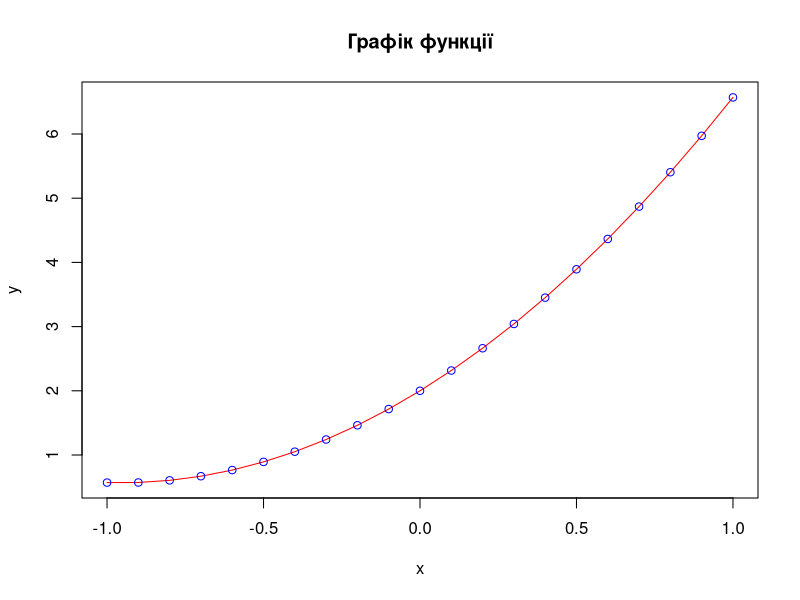
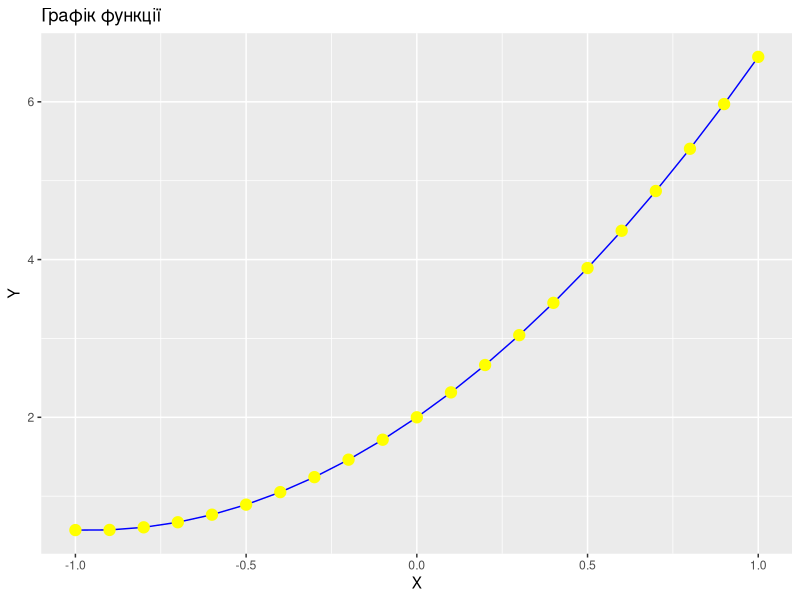

Here is the R script that generated these plots, in order:
## ---- chunk 1

# Задаємо параметри функції
b0 <- 2
b1 <- 3
b2 <- 1.57

# Задаємо область визначення

x <- seq(-1, 1, .1)
y <- b0 + b1 * x + b2 * x^2

plot(x, y,
     type = "l",
     col = "red",
     main = "Графік функції",
     xlab = "x",
     ylab = "y"
     )
points(x, y,
       col = "blue")

df <- data.frame(x = x, y = y) # створюємо таблицю даних

## ---- chunk 2
library(ggplot2)
# Задаємо параметри функції
b0 <- 2
b1 <- 3
b2 <- 1.57

# Задаємо область визначення

x <- seq(-1, 1, .1)
y <- b0 + b1 * x + b2 * x^2

df <- data.frame(x = x, y = y) # створюємо таблицю даних

ggplot(df, aes(x = x, y = y)) +
  geom_line(color = "blue") +     # Лінія графіка
  geom_point(color = "yellow", size = 3.5) +   # Точки на графіку
    labs(title = "Графік функції", 
       x = "X", 
       y = "Y")                    



## ---- chunk 3
# install.packages("rio") # інсталяція пакету
library(rio) # підключення пакету
export(df, "data/data.csv")

## ---- chunk 4
dfNew <-  import("data/data.csv")

# Таблиця засобами knitr
knitr::kable(head(dfNew),
             caption = "_Табл. 1. Фрагмент таблиці даних_")


